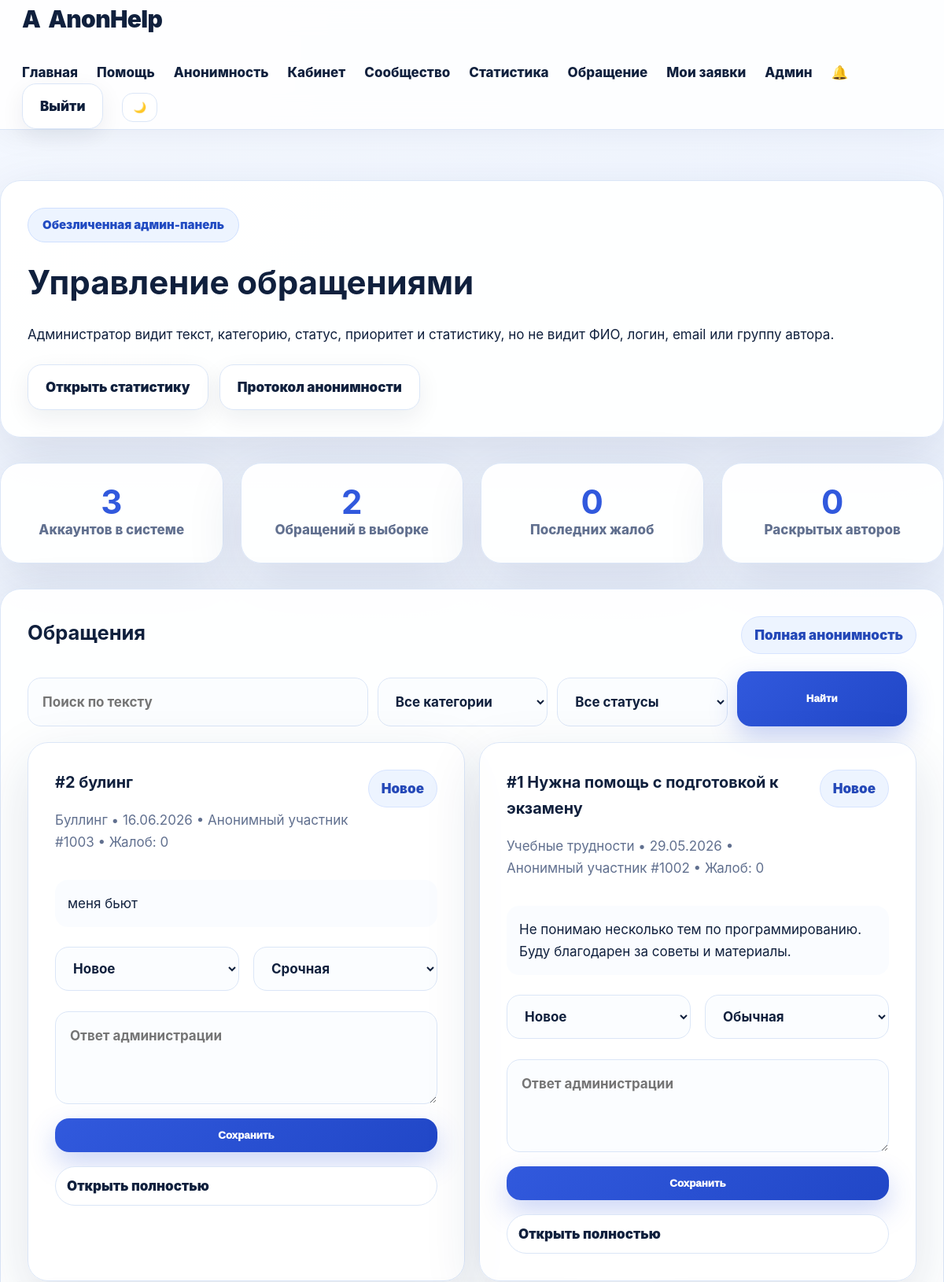
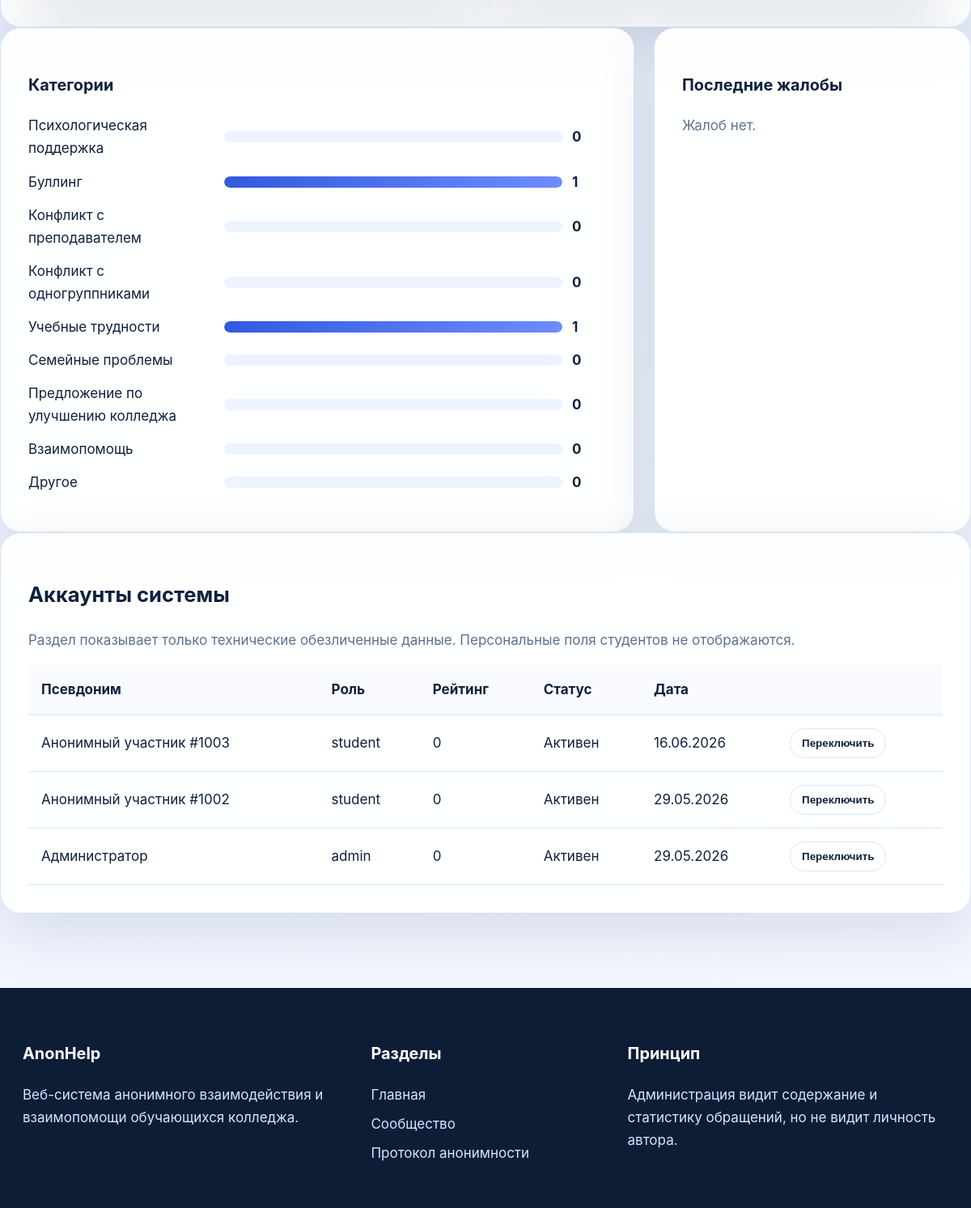
The page /admin (signed in) on the database its author committed (2 pictures, top to bottom).
### app.py (models this page shows, shortened)
class Appeal(db.Model):
    id = db.Column(db.Integer, primary_key=True)
    title = db.Column(db.String(180), nullable=False)
    category = db.Column(db.String(80), nullable=False)
    message = db.Column(db.Text, nullable=False)
    tags = db.Column(db.String(180), nullable=True)
    is_anonymous = db.Column(db.Boolean, default=True)
    is_public = db.Column(db.Boolean, default=True)
    status = db.Column(db.String(30), default='Новое')
    priority = db.Column(db.String(30), default='Обычная')
    admin_comment = db.Column(db.Text, nullable=True)
    support_count = db.Column(db.Integer, default=0)
    reports_count = db.Column(db.Integer, default=0)
    created_at = db.Column(db.DateTime, default=datetime.utcnow)
    updated_at = db.Column(db.DateTime, default=datetime.utcnow, onupdate=datetime.utcnow)
    user_id = db.Column(db.Integer, db.ForeignKey('user.id'), nullable=True)
    comments = db.relationship('Comment', backref='appeal', lazy=True, cascade='all, delete-orphan')

class User(db.Model):
    id = db.Column(db.Integer, primary_key=True)
    full_name = db.Column(db.String(150), nullable=False)
    username = db.Column(db.String(80), nullable=False, unique=True)
    email = db.Column(db.String(120), nullable=True, unique=True)
    group_name = db.Column(db.String(80), nullable=True)
    about = db.Column(db.Text, nullable=True)
    password_hash = db.Column(db.String(255), nullable=False)
    role = db.Column(db.String(20), nullable=False, default='student')
    rating = db.Column(db.Integer, default=0)
    is_active = db.Column(db.Boolean, default=True)
    created_at = db.Column(db.DateTime, default=datetime.utcnow)
    appeals = db.relationship('Appeal', backref='author', lazy=True)
    comments = db.relationship('Comment', backref='author', lazy=True)

### app.py (the view)
@app.route('/admin')
@admin_required
def admin_panel():
    category=request.args.get('category',''); status=request.args.get('status',''); q=request.args.get('q','').strip()
    query=Appeal.query
    if category: query=query.filter_by(category=category)
    if status: query=query.filter_by(status=status)
    if q: query=query.filter((Appeal.title.contains(q)) | (Appeal.message.contains(q)))
    appeals=query.order_by(Appeal.created_at.desc()).all(); users=User.query.order_by(User.created_at.desc()).all(); reports=Report.query.order_by(Report.created_at.desc()).limit(10).all()
    category_stats=[(c, Appeal.query.filter_by(category=c).count()) for c in CATEGORIES]; status_stats=[(s, Appeal.query.filter_by(status=s).count()) for s in STATUSES]
    max_cat=max([x[1] for x in category_stats]+[1])
    return render_template('admin.html', appeals=appeals, users=users, reports=reports, category_stats=category_stats, status_stats=status_stats, max_cat=max_cat, selected_category=category, selected_status=status, q=q)

### app.py (called while the page is built)
def anonymous_label(user_id=None, role='student'):
    if role == 'admin':
        return 'Модератор AnonHelp'
    if not user_id:
        return 'Анонимный студент'
    return f'Анонимный участник #{1000 + int(user_id)}'

def current_user():
    uid = session.get('user_id')
    return User.query.get(uid) if uid else None

@app.context_processor
def inject_globals():
    user = current_user()
    unread = Notification.query.filter_by(user_id=user.id, is_read=False).count() if user else 0
    return {'current_user': user, 'categories': CATEGORIES, 'statuses': STATUSES, 'priorities': PRIORITIES, 'unread_count': unread, 'anonymous_label': anonymous_label}

def admin_required(fn):
    @wraps(fn)
    def wrapper(*args, **kwargs):
        if 'user_id' not in session:
            flash('Сначала войдите в систему.', 'error')
            return redirect(url_for('login'))
        if session.get('role') != 'admin':
            flash('У вас нет доступа к этой странице.', 'error')
            return redirect(url_for('dashboard'))
        return fn(*args, **kwargs)
    return wrapper

### templates/admin.html (shortened to what this page needs)
{% extends 'base.html' %}{% block title %}Админ-панель — AnonHelp{% endblock %}{% block content %}
<section class="welcome-card reveal"><span class="badge">Обезличенная админ-панель</span><h1>Управление обращениями</h1><p>Администратор видит текст, категорию, статус, приоритет и статистику, но не видит ФИО, логин, email или группу автора.</p><div class="hero-actions"><a class="btn btn-secondary" href="{{ url_for('stats') }}">Открыть статистику</a><a class="btn btn-secondary" href="{{ url_for('privacy_protocol') }}">Протокол анонимности</a></div></section>
<section class="stats reveal"><div class="stat-card"><strong>{{ users|length }}</strong><span>Аккаунтов в системе</span></div><div class="stat-card"><strong>{{ appeals|length }}</strong><span>Обращений в выборке</span></div><div class="stat-card"><strong>{{ reports|length }}</strong><span>Последних жалоб</span></div><div class="stat-card"><strong>0</strong><span>Раскрытых авторов</span></div></section>
<section class="table-card reveal"><div class="section-head"><h2>Обращения</h2><span class="status-chip">Полная анонимность</span></div><form class="filters" method="get"><input name="q" value="{{ q }}" placeholder="Поиск по тексту"><select name="category"><option value="">Все категории</option></select><select name="status"><option value="">Все статусы</option></select><button class="btn btn-primary">Найти</button></form>
<div class="admin-grid">{% for a in appeals %}<article class="admin-card"><div class="section-head compact"><div><h3>#{{ a.id }} {{ a.title }}</h3><p class="muted">{{ a.category }} • {{ a.created_at.strftime('%d.%m.%Y') }} • {{ anonymous_label(a.user_id) }} • Жалоб: {{ a.reports_count }}</p></div><span class="status-chip">{{ a.status }}</span></div><p class="admin-message">{{ a.message[:260] }}{% if a.message|length>260 %}...{% endif %}</p><form method="post" action="{{ url_for('update_appeal', appeal_id=a.id) }}" class="form-grid"><div class="two-col"><select name="status">{% for s in statuses %}<option {% if a.status==s %}selected{% endif %}>{{ s }}</option>{% endfor %}</select><select name="priority">{% for p in priorities %}<option {% if a.priority==p %}selected{% endif %}>{{ p }}</option>{% endfor %}</select></div><textarea name="admin_comment" rows="3" placeholder="Ответ администрации">{{ a.admin_comment or '' }}</textarea><button class="btn btn-primary">Сохранить</button><a class="mini-btn" href="{{ url_for('appeal_detail', appeal_id=a.id) }}">Открыть полностью</a></form></article>{% else %}<div class="empty-state">Обращений нет.</div>{% endfor %}</div></section>
<section class="analytics-grid reveal"><div class="admin-card"><h3>Категории</h3>{% for name,count in category_stats %}<div class="bar-row"><span>{{ name }}</span><div class="bar"><i style="width: {{ (count / max_cat * 100)|round(0) }}%"></i></div><b>{{ count }}</b></div>{% endfor %}</div><div class="admin-card"><h3>Последние жалобы</h3>{% for r in reports %}<div class="comment"><b>Обращение #{{ r.appeal_id }}</b><p>{{ r.reason }} • {{ r.created_at.strftime('%d.%m.%Y') }} • Автор жалобы скрыт</p></div>{% else %}<p class="muted">Жалоб нет.</p>{% endfor %}</div></section>
<section class="table-card reveal"><h2>Аккаунты системы</h2><p class="muted">Раздел показывает только технические обезличенные данные. Персональные поля студентов не отображаются.</p><div class="table-wrap"><table><thead><tr><th>Псевдоним</th><th>Роль</th><th>Рейтинг</th><th>Статус</th><th>Дата</th><th></th></tr></thead><tbody>{% for u in users %}<tr><td>{{ 'Администратор' if u.role=='admin' else anonymous_label(u.id) }}</td><td>{{ u.role }}</td><td>{{ u.rating }}</td><td>{{ 'Активен' if u.is_active else 'Отключён' }}</td><td>{{ u.created_at.strftime('%d.%m.%Y') }}</td><td><form method="post" action="{{ url_for('toggle_user', user_id=u.id) }}"><button class="mini-btn">Переключить</button></form></td></tr>{% endfor %}</tbody></table></div></section>
{% endblock %}

### templates/base.html (shortened to what this page needs)
<!doctype html><html lang="ru"><head><link rel="stylesheet" href="{{ url_for('static', filename='css/style.css') }}"></head><body><header class="site-header"><div class="container nav"><a class="logo" href="{{ url_for('index') }}"><span>A</span>AnonHelp</a><nav>
<a href="{{ url_for('index') }}">Главная</a><a href="{{ url_for('help_center') }}">Помощь</a><a href="{{ url_for('privacy_protocol') }}">Анонимность</a>{% if current_user %}<a href="{{ url_for('dashboard') }}">Кабинет</a><a href="{{ url_for('feed') }}">Сообщество</a><a href="{{ url_for('stats') }}">Статистика</a><a href="{{ url_for('new_appeal') }}">Обращение</a><a href="{{ url_for('my_appeals') }}">Мои заявки</a>{% if current_user.role=='admin' %}<a href="{{ url_for('admin_panel') }}">Админ</a>{% endif %}<a href="{{ url_for('notifications') }}">🔔{% if unread_count %}<b class="dot">{{ unread_count }}</b>{% endif %}</a><a class="nav-btn ghost" href="{{ url_for('logout') }}">Выйти</a>{% else %}<a href="{{ url_for('login') }}">Войти</a><a class="nav-btn" href="{{ url_for('register') }}">Регистрация</a>{% endif %}<button class="theme-toggle" onclick="toggleTheme()">🌙</button></nav></div></header>
<main class="container page">{% block content %}{% endblock %}</main>
<footer class="site-footer"><div class="container footer-grid"><div><h3>AnonHelp</h3><p>Веб-система анонимного взаимодействия и взаимопомощи обучающихся колледжа.</p></div><div><h3>Разделы</h3><a href="{{ url_for('index') }}">Главная</a><a href="{{ url_for('feed') if current_user else url_for('login') }}">Сообщество</a><a href="{{ url_for('privacy_protocol') }}">Протокол анонимности</a></div><div><h3>Принцип</h3><p>Администрация видит содержание и статистику обращений, но не видит личность автора.</p></div></div></footer>
</body></html>

### rows shown on the page
Appeal: id "2", title "булинг", category "Буллинг", created_at "16.06.2026", user "Анонимный участник #1003", reports_count "0", status "Новое", message "меня бьют", priority "Срочная", {{ (count / max_cat * 100)|round(0) }} 100.0 (drawn), count "1"
Appeal: id "1", title "Нужна помощь с подготовкой к экзамену", category "Учебные трудности", created_at "29.05.2026", user "Анонимный участник #1002", reports_count "0", status "Новое", message "Не понимаю несколько тем по программированию. Буду благодарен за советы и материалы.", priority "Обычная", {{ (count / max_cat * 100)|round(0) }} 100.0 (drawn), count "1"
User: role+id "Анонимный участник #1003", role "student", rating "0", is_active "Активен", created_at "16.06.2026"
User: role+id "Анонимный участник #1002", role "student", rating "0", is_active "Активен", created_at "29.05.2026"
User: role "Администратор", role "admin", rating "0", is_active "Активен", created_at "29.05.2026"

### other values the page prints
{{ users|length }} "3"
{{ appeals|length }} "2"
{{ reports|length }} "0"
{{ name }} "Психологическая поддержка" "Конфликт с преподавателем" "Конфликт с одногруппниками" "Семейные проблемы" "Предложение по улучшению колледжа" "Взаимопомощь" "Другое"
{{ count }} "0" "0" "0" "0" "0" "0" "0"
